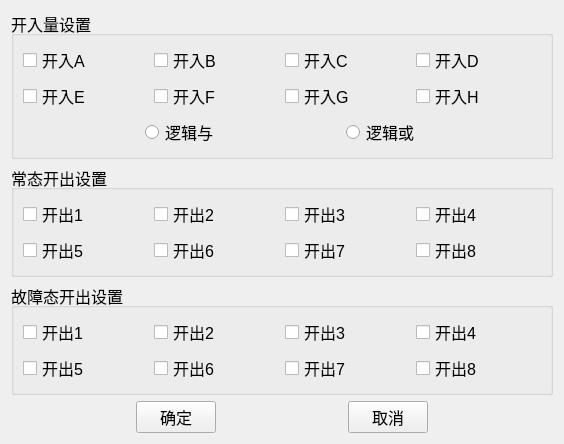
<?xml version="1.0" encoding="UTF-8"?>
<ui version="4.0">
 <class>QDiffCBOpBinarysDlg</class>
 <widget class="QWidget" name="QDiffCBOpBinarysDlg">
  <property name="geometry">
   <rect>
    <x>0</x>
    <y>0</y>
    <width>564</width>
    <height>414</height>
   </rect>
  </property>
  <property name="font">
   <font>
    <pointsize>12</pointsize>
   </font>
  </property>
  <property name="windowTitle">
   <string>开关量设置</string>
  </property>
  <layout class="QVBoxLayout" name="verticalLayout_6">
   <item>
    <layout class="QVBoxLayout" name="verticalLayout_5">
     <item>
      <widget class="QGroupBox" name="m_pBinBoutGroupBox">
       <property name="title">
        <string>开入量设置</string>
       </property>
       <layout class="QVBoxLayout" name="verticalLayout_2">
        <item>
         <layout class="QVBoxLayout" name="verticalLayout">
          <item>
           <layout class="QGridLayout" name="gridLayout">
            <item row="0" column="0">
             <widget class="QCheckBox" name="m_pChkBinA">
              <property name="text">
               <string>开入A</string>
              </property>
             </widget>
            </item>
            <item row="0" column="1">
             <widget class="QCheckBox" name="m_pChkBinB">
              <property name="text">
               <string>开入B</string>
              </property>
             </widget>
            </item>
            <item row="0" column="2">
             <widget class="QCheckBox" name="m_pChkBinC">
              <property name="text">
               <string>开入C</string>
              </property>
             </widget>
            </item>
            <item row="0" column="3">
             <widget class="QCheckBox" name="m_pChkBinD">
              <property name="text">
               <string>开入D</string>
              </property>
             </widget>
            </item>
            <item row="1" column="1">
             <widget class="QCheckBox" name="m_pChkBinF">
              <property name="text">
               <string>开入F</string>
              </property>
             </widget>
            </item>
            <item row="1" column="2">
             <widget class="QCheckBox" name="m_pChkBinG">
              <property name="text">
               <string>开入G</string>
              </property>
             </widget>
            </item>
            <item row="1" column="3">
             <widget class="QCheckBox" name="m_pChkBinH">
              <property name="text">
               <string>开入H</string>
              </property>
             </widget>
            </item>
            <item row="1" column="0">
             <widget class="QCheckBox" name="m_pChkBinE">
              <property name="text">
               <string>开入E</string>
              </property>
             </widget>
            </item>
           </layout>
          </item>
          <item>
           <layout class="QHBoxLayout" name="horizontalLayout">
            <item>
             <spacer name="horizontalSpacer">
              <property name="orientation">
               <enum>Qt::Horizontal</enum>
              </property>
              <property name="sizeHint" stdset="0">
               <size>
                <width>40</width>
                <height>20</height>
               </size>
              </property>
             </spacer>
            </item>
            <item>
             <widget class="QRadioButton" name="m_radio_and">
              <property name="text">
               <string>逻辑与</string>
              </property>
             </widget>
            </item>
            <item>
             <spacer name="horizontalSpacer_2">
              <property name="orientation">
               <enum>Qt::Horizontal</enum>
              </property>
              <property name="sizeHint" stdset="0">
               <size>
                <width>40</width>
                <height>20</height>
               </size>
              </property>
             </spacer>
            </item>
            <item>
             <widget class="QRadioButton" name="m_radio_or">
              <property name="text">
               <string>逻辑或</string>
              </property>
             </widget>
            </item>
            <item>
             <spacer name="horizontalSpacer_3">
              <property name="orientation">
               <enum>Qt::Horizontal</enum>
              </property>
              <property name="sizeHint" stdset="0">
               <size>
                <width>40</width>
                <height>20</height>
               </size>
              </property>
             </spacer>
            </item>
           </layout>
          </item>
         </layout>
        </item>
       </layout>
      </widget>
     </item>
     <item>
      <widget class="QGroupBox" name="m_pBoutGroupBox">
       <property name="title">
        <string>常态开出设置</string>
       </property>
       <layout class="QVBoxLayout" name="verticalLayout_3">
        <item>
         <layout class="QGridLayout" name="gridLayout_2">
          <item row="0" column="0">
           <widget class="QCheckBox" name="m_pChkBout1">
            <property name="text">
             <string>开出1</string>
            </property>
           </widget>
          </item>
          <item row="0" column="1">
           <widget class="QCheckBox" name="m_pChkBout2">
            <property name="text">
             <string>开出2</string>
            </property>
           </widget>
          </item>
          <item row="0" column="2">
           <widget class="QCheckBox" name="m_pChkBout3">
            <property name="text">
             <string>开出3</string>
            </property>
           </widget>
          </item>
          <item row="0" column="3">
           <widget class="QCheckBox" name="m_pChkBout4">
            <property name="text">
             <string>开出4</string>
            </property>
           </widget>
          </item>
          <item row="1" column="0">
           <widget class="QCheckBox" name="m_pChkBout5">
            <property name="text">
             <string>开出5</string>
            </property>
           </widget>
          </item>
          <item row="1" column="1">
           <widget class="QCheckBox" name="m_pChkBout6">
            <property name="text">
             <string>开出6</string>
            </property>
           </widget>
          </item>
          <item row="1" column="2">
           <widget class="QCheckBox" name="m_pChkBout7">
            <property name="text">
             <string>开出7</string>
            </property>
           </widget>
          </item>
          <item row="1" column="3">
           <widget class="QCheckBox" name="m_pChkBout8">
            <property name="text">
             <string>开出8</string>
            </property>
           </widget>
          </item>
         </layout>
        </item>
       </layout>
       <zorder></zorder>
      </widget>
     </item>
     <item>
      <widget class="QGroupBox" name="m_pFaultBoutGroupBox">
       <property name="title">
        <string>故障态开出设置</string>
       </property>
       <layout class="QVBoxLayout" name="verticalLayout_4">
        <item>
         <layout class="QGridLayout" name="gridLayout_6">
          <item row="0" column="0">
           <widget class="QCheckBox" name="m_pChkFaultBout1">
            <property name="text">
             <string>开出1</string>
            </property>
           </widget>
          </item>
          <item row="1" column="0">
           <widget class="QCheckBox" name="m_pChkFaultBout5">
            <property name="text">
             <string>开出5</string>
            </property>
           </widget>
          </item>
          <item row="0" column="1">
           <widget class="QCheckBox" name="m_pChkFaultBout2">
            <property name="text">
             <string>开出2</string>
            </property>
           </widget>
          </item>
          <item row="1" column="1">
           <widget class="QCheckBox" name="m_pChkFaultBout6">
            <property name="text">
             <string>开出6</string>
            </property>
           </widget>
          </item>
          <item row="1" column="3">
           <widget class="QCheckBox" name="m_pChkFaultBout8">
            <property name="text">
             <string>开出8</string>
            </property>
           </widget>
          </item>
          <item row="0" column="2">
           <widget class="QCheckBox" name="m_pChkFaultBout3">
            <property name="text">
             <string>开出3</string>
            </property>
           </widget>
          </item>
          <item row="0" column="3">
           <widget class="QCheckBox" name="m_pChkFaultBout4">
            <property name="text">
             <string>开出4</string>
            </property>
           </widget>
          </item>
          <item row="1" column="2">
           <widget class="QCheckBox" name="m_pChkFaultBout7">
            <property name="text">
             <string>开出7</string>
            </property>
           </widget>
          </item>
         </layout>
        </item>
       </layout>
      </widget>
     </item>
     <item>
      <layout class="QHBoxLayout" name="horizontalLayout_2">
       <item>
        <spacer name="horizontalSpacer_4">
         <property name="orientation">
          <enum>Qt::Horizontal</enum>
         </property>
         <property name="sizeHint" stdset="0">
          <size>
           <width>40</width>
           <height>20</height>
          </size>
         </property>
        </spacer>
       </item>
       <item>
        <widget class="QPushButton" name="m_pBtnOk">
         <property name="text">
          <string>确定</string>
         </property>
        </widget>
       </item>
       <item>
        <spacer name="horizontalSpacer_5">
         <property name="orientation">
          <enum>Qt::Horizontal</enum>
         </property>
         <property name="sizeHint" stdset="0">
          <size>
           <width>40</width>
           <height>20</height>
          </size>
         </property>
        </spacer>
       </item>
       <item>
        <widget class="QPushButton" name="m_pBtnCancel">
         <property name="text">
          <string>取消</string>
         </property>
        </widget>
       </item>
       <item>
        <spacer name="horizontalSpacer_6">
         <property name="orientation">
          <enum>Qt::Horizontal</enum>
         </property>
         <property name="sizeHint" stdset="0">
          <size>
           <width>40</width>
           <height>20</height>
          </size>
         </property>
        </spacer>
       </item>
      </layout>
     </item>
    </layout>
   </item>
  </layout>
 </widget>
 <resources/>
 <connections/>
</ui>
